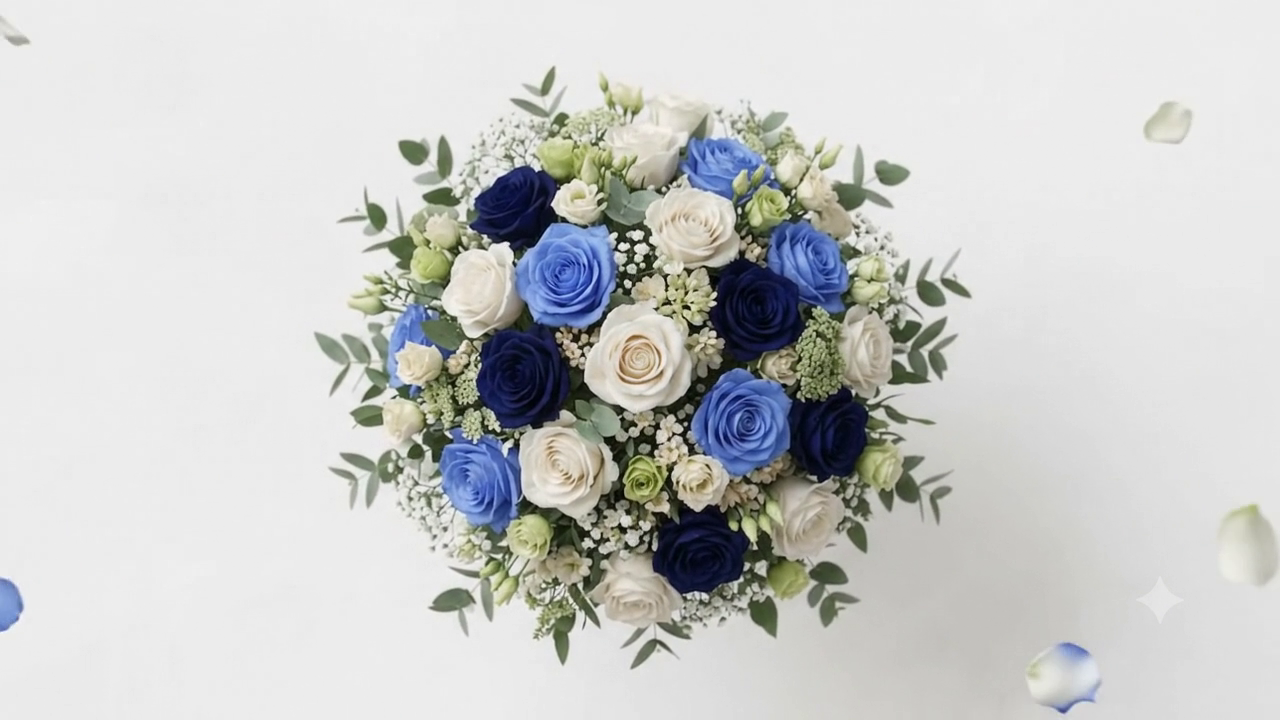
#> input picture reference/flowers-bouquet/inputs/seg236/base_f236.png, 1280 x 720 px
$ python recolour236.py ../seg236/base_f236.png
#> lines starting #> are read from the running program, lines starting #| are printed output that depends on the picture
"""
Production rose recolours for frame 236 (static bouquet base).

Driven by seg236/label_map.npy + roses.json on base_f236.png.  Lab pipeline from recolour_proto.py
(V-based shading, rank matching onto the reference class' shading CDF, anchored dark/base/light ramp,
HF re-injection, outward feather weighted by the squared class gate) with the critic fixes:
  (a) navy targets: light anchor is clamped (bisection on its offset from the base) until the recoloured
      rose's p90 V lies inside the real navy roses' p90-V range measured on f236.
  (b) ramp anchors sit at the ROSE'S OWN t quantiles (q10 / q50 / q90) so the recoloured median is the
      palette base by construction; specular chroma roll-off reduced to 20% over the top 5%.
  (c) soft mask: gaussian(sigma 1) of the label -> >0.5 -> outward feather (sigma 1 beyond a 1 px
      dilation) x squared source-class gate x bouquet alpha, zero on other roses' labels; one mask per rose.
  (d) navy->cream/champagne: local-contrast boost + HF gain kept; judged on the contact sheets.
Outputs (interface): base_lab.npy, recolour/r{ID}_{target}.npz (lab, alpha, bbox), palette.json,
fidelity.json, contact sheets, full_frame_demo.png.
"""
import os, sys, json
import numpy as np
from PIL import Image, ImageDraw, ImageFont
from scipy import ndimage as ndi

HERE = os.path.dirname(os.path.abspath(__file__))
SEG = os.path.join(os.path.dirname(HERE), "seg236")
OUT = os.path.join(HERE, "recolour")
os.makedirs(OUT, exist_ok=True)

# ----------------------------------------------------------------------------- colour (identical to recolour_proto.py)
def srgb_to_linear(c):
    c = np.asarray(c, dtype=np.float32)
    return np.where(c <= 0.04045, c / 12.92, ((c + 0.055) / 1.055) ** 2.4)

def linear_to_srgb(c):
    c = np.clip(c, 0, 1)
    return np.where(c <= 0.0031308, c * 12.92, 1.055 * np.power(c, 1 / 2.4) - 0.055)

M_RGB2XYZ = np.array([[0.4124564, 0.3575761, 0.1804375],
                      [0.2126729, 0.7151522, 0.0721750],
                      [0.0193339, 0.1191920, 0.9503041]], np.float32)
M_XYZ2RGB = np.linalg.inv(M_RGB2XYZ).astype(np.float32)
WP = np.array([0.95047, 1.0, 1.08883], np.float32)

def _f(t):
    d = 6 / 29
    return np.where(t > d ** 3, np.cbrt(t), t / (3 * d * d) + 4 / 29)

def _finv(t):
    d = 6 / 29
    return np.where(t > d, t ** 3, 3 * d * d * (t - 4 / 29))

def rgb_to_lab(rgb):
    lin = srgb_to_linear(rgb)
    xyz = lin @ M_RGB2XYZ.T / WP
    f = _f(xyz)
    L = 116 * f[..., 1] - 16
    a = 500 * (f[..., 0] - f[..., 1])
    b = 200 * (f[..., 1] - f[..., 2])
    return np.stack([L, a, b], -1).astype(np.float32)

# [8 lines left out: function lab_to_rgb, not called in this run]

def hex_to_rgb(h):
    h = h.lstrip('#')
    return np.array([int(h[i:i + 2], 16) for i in (0, 2, 4)], np.float32) / 255

def rgb_to_hex(rgb):
    r = np.clip(np.round(np.asarray(rgb) * 255), 0, 255).astype(int)
    return '#%02x%02x%02x' % tuple(r)

def hex_to_lab(h):
    return rgb_to_lab(hex_to_rgb(h)[None, None])[0, 0].astype(np.float64)

def lab_to_hex(lab):
    return rgb_to_hex(lab_to_rgb(np.asarray(lab, np.float32)[None, None])[0, 0])

def dE(l1, l2):
    return float(np.sqrt(np.sum((np.asarray(l1, np.float64) - np.asarray(l2, np.float64)) ** 2)))

# ----------------------------------------------------------------------------- load
img = np.asarray(Image.open(os.path.join(SEG, "base_f236.png")).convert("RGB")).astype(np.float32) / 255
H, W, _ = img.shape
#> H = 720; W = 1280
LAB = rgb_to_lab(img)
#> in rgb_to_lab, `b = 200 * (f[..., 1] - f[..., 2])`:
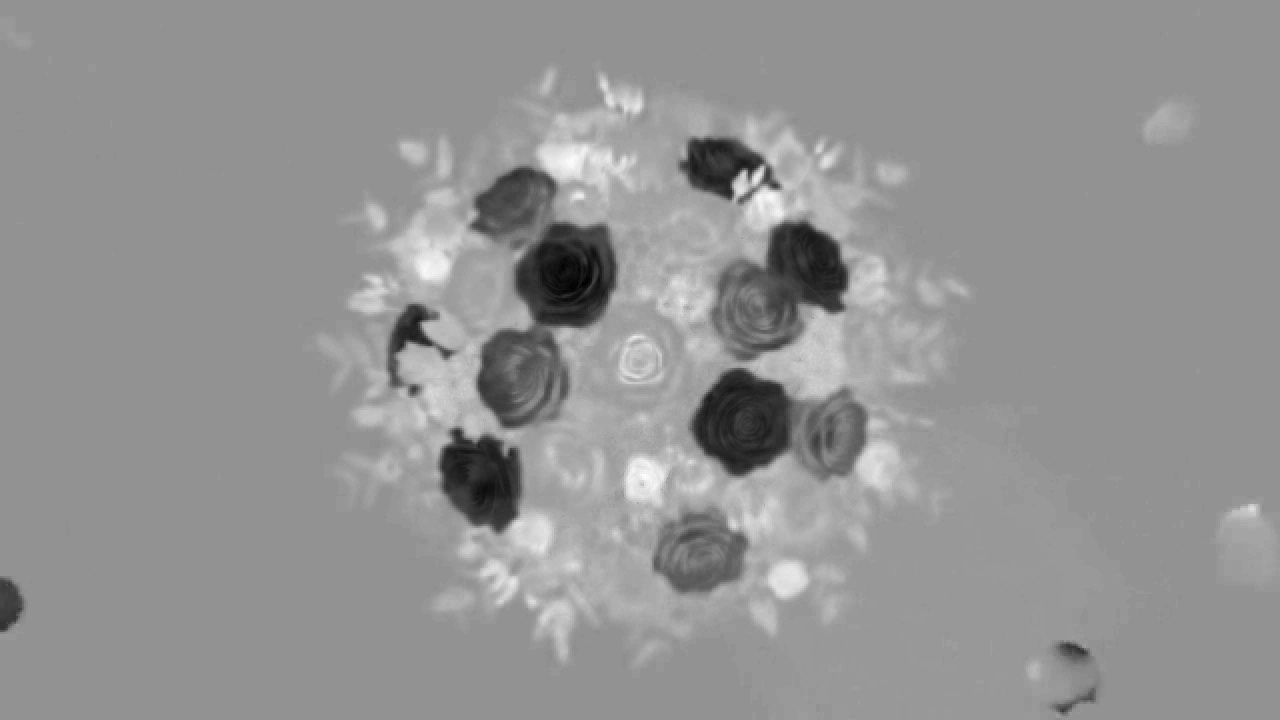
#> b: shape (720, 1280) float32; min -56.84, max 41.99, mean 0.5; drawn with min black and max white
#> in rgb_to_lab, `return np.stack([L, a, b], -1).astype(np.float32)`:
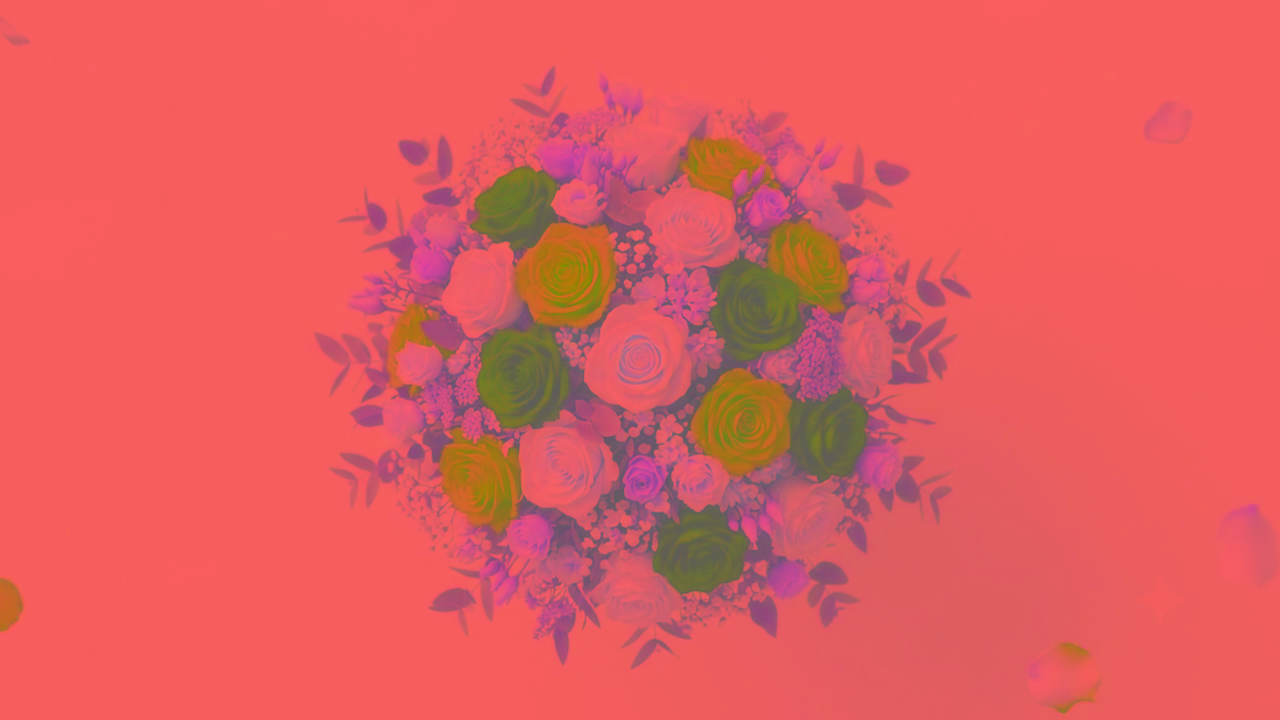
#> returned value: shape (720, 1280, 3) float32; mean of channels 0, 1, 2 80.6, -0.3, 0.5; drawn with min black and max white
np.save(os.path.join(HERE, "base_lab.npy"), LAB.astype(np.float32))
L, A, B = LAB[..., 0], LAB[..., 1], LAB[..., 2]
CHROMA = np.hypot(A, B)
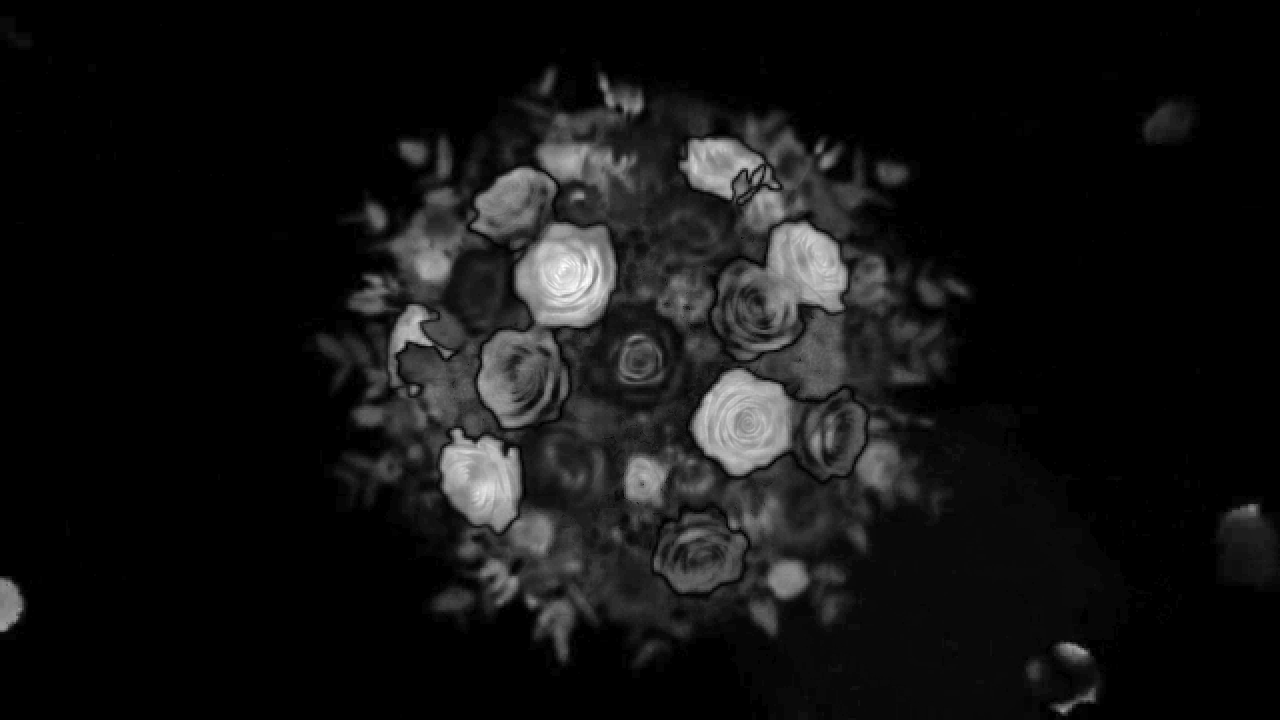
#> CHROMA: shape (720, 1280) float32; min 0, max 63.4, mean 4.8; drawn with min black and max white
V = img.max(-1)
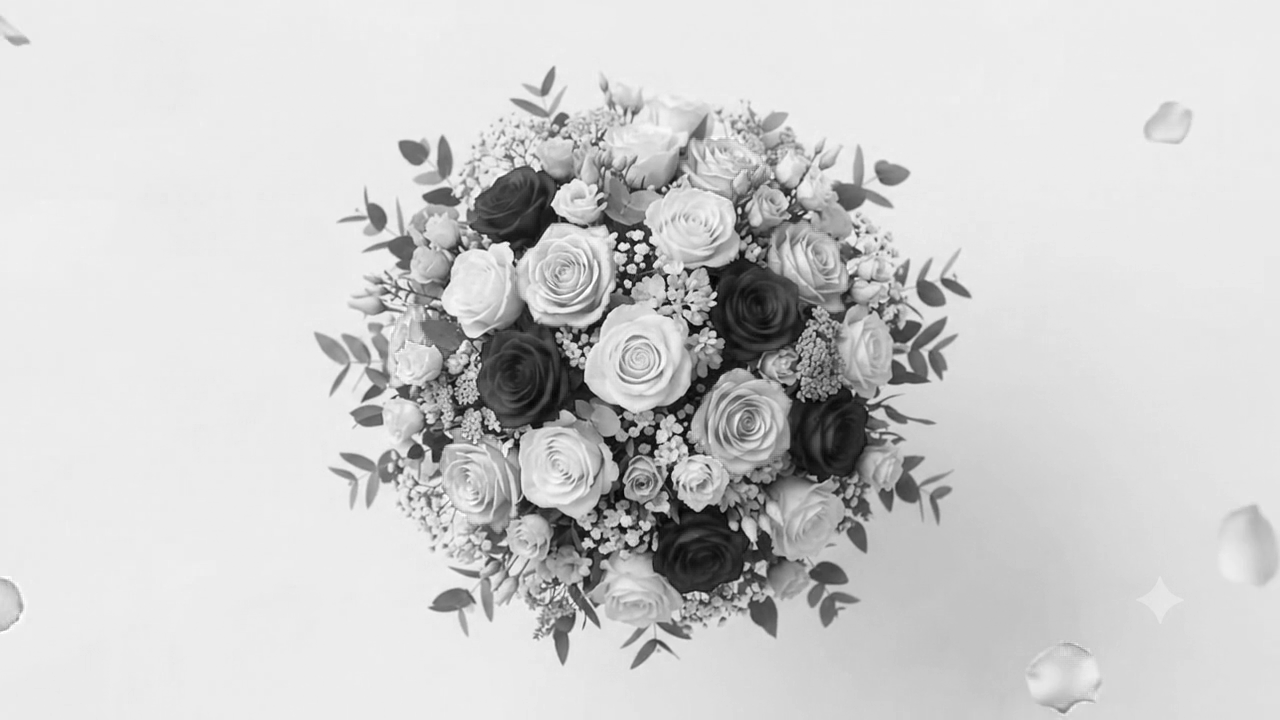
#> V: shape (720, 1280) float32; min 0.00392, max 1, mean 0.809
#> (the run stopped early here; a loop or call above may not have finished)
